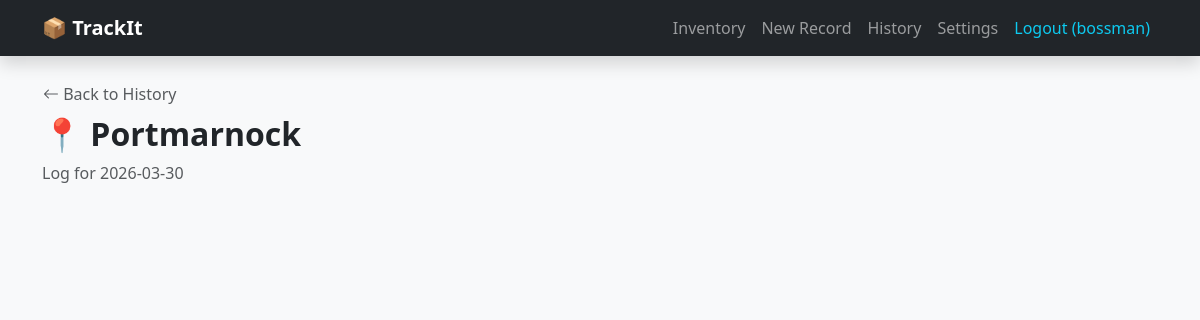
The app's page /history/2026-03-30/1 (signed in), older data.
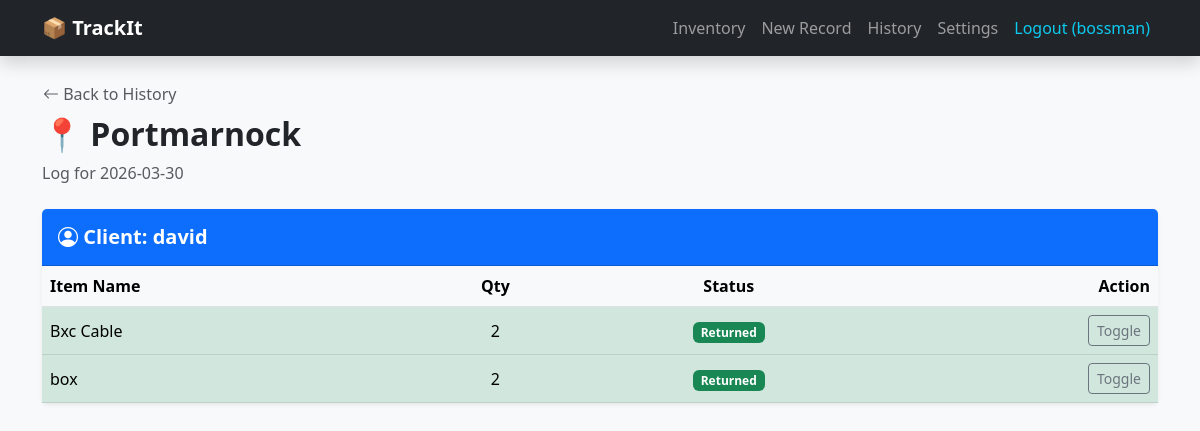
The same page, newer data.
### models.py (models this page shows)
class Place(db.Model):
    id = db.Column(db.Integer, primary_key=True)
    name = db.Column(db.String(100), nullable=False, unique=True)
    records = db.relationship('DayRecord', backref='place', lazy=True)

class Client(db.Model):
    id = db.Column(db.Integer, primary_key=True)
    name = db.Column(db.String(100), nullable=False)
    records = db.relationship('DayRecord', backref='client', lazy=True)

class DayRecord(db.Model):
    id = db.Column(db.Integer, primary_key=True)
    timestamp = db.Column(db.DateTime, default=datetime.utcnow)
    item_id = db.Column(db.Integer, db.ForeignKey('item.id'), nullable=False)
    place_id = db.Column(db.Integer, db.ForeignKey('place.id'), nullable=False)
    client_id = db.Column(db.Integer, db.ForeignKey('client.id'), nullable=False)
    user_id = db.Column(db.Integer, db.ForeignKey('user.id'))
    quantity_out = db.Column(db.Integer, nullable=False)
    is_returned = db.Column(db.Boolean, default=False)

class Item(db.Model):
    id = db.Column(db.Integer, primary_key=True)
    name = db.Column(db.String(100), nullable=False)
    quantity = db.Column(db.Integer, default=0)
    user_id = db.Column(db.Integer, db.ForeignKey('user.id'))
    records = db.relationship('DayRecord', backref='item', lazy=True)

### app.py (the view)
@app.route('/history/<ts>/<int:place_id>')
def session_details(ts, place_id):
    if 'user_id' not in session:
        return redirect(url_for('login'))
    place = Place.query.get_or_404(place_id)
    records = DayRecord.query.filter(
        func.date(DayRecord.timestamp) == ts,
        DayRecord.place_id == place_id
    ).all()
    grouped_data = {}
    for r in records:
        client_name = r.client.name
        if client_name not in grouped_data:
            grouped_data[client_name] = []
        grouped_data[client_name].append(r)
    return render_template('session_details.html',
                           grouped_data=grouped_data,
                           place=place,
                           ts=ts)

### templates/session_details.html
{% extends "base.html" %}
{% block content %}
<div class="mb-4">
    <a href="{{ url_for('history') }}" class="btn btn-link p-0 text-decoration-none text-muted"><i class="bi bi-arrow-left"></i> Back to History</a>
    <h2 class="fw-bold mt-2">📍 {{ place.name }}</h2>
    <p class="text-muted">Log for {{ ts }}</p>
</div>
{% for client_name, items in grouped_data.items() %}
<div class="card shadow-sm border-0 mb-4">
    <div class="card-header bg-primary text-white py-3">
        <h5 class="mb-0 fw-bold"><i class="bi bi-person-circle"></i> Client: {{ client_name }}</h5>
    </div>
    <div class="table-responsive">
        <table class="table align-middle mb-0">
            <thead class="table-light">
                <tr><th>Item Name</th><th class="text-center">Qty</th><th class="text-center">Status</th><th class="text-end">Action</th></tr>
            </thead>
            <tbody>
                {% for r in items %}
                <tr class="{{ 'table-success' if r.is_returned else '' }}">
                    <td>{{ r.item.name }}</td>
                    <td class="text-center">{{ r.quantity_out }}</td>
                    <td class="text-center">
                        <span class="badge {{ 'bg-success' if r.is_returned else 'bg-warning text-dark' }}">
                            {{ 'Returned' if r.is_returned else 'Out' }}
                        </span>
                    </td>
                    <td class="text-end">
                        <a href="{{ url_for('toggle_return', record_id=r.id) }}" class="btn btn-sm btn-outline-secondary">Toggle</a>
                    </td>
                </tr>
                {% endfor %}
            </tbody>
        </table>
    </div>
</div>
{% endfor %}
{% endblock %}

### templates/base.html (shortened to what this page needs)
<!DOCTYPE html>
<html lang="en">
<head>
    <link href="https://cdn.jsdelivr.net/npm/bootstrap@5.3.0/dist/css/bootstrap.min.css" rel="stylesheet">
    <link rel="stylesheet" href="https://cdn.jsdelivr.net/npm/bootstrap-icons@1.11.0/font/bootstrap-icons.css">
</head>
<body class="bg-light">
    <nav class="navbar navbar-expand-lg navbar-dark bg-dark mb-4 shadow">
        <div class="container">
            <a class="navbar-brand fw-bold" href="/">📦 TrackIt</a>
            <div class="navbar-nav ms-auto">
                {% if session.get('user_id') %}
                <a class="nav-link" href="{{ url_for('inventory') }}">Inventory</a>
                <a class="nav-link" href="{{ url_for('record') }}">New Record</a>
                <a class="nav-link" href="{{ url_for('history') }}">History</a>
                <a class="nav-link" href="{{ url_for('settings') }}">Settings</a>
                <a class="nav-link text-info" href="{{ url_for('logout') }}">Logout ({{ session['username'] }})</a>
                {% endif %}
            </div>
        </div>
    </nav>
    <div class="container">
        {% block content %}{% endblock %}
    </div>
</body>
</html>

Row changes from the older to the newer data that the page shows:
now on this page (row unchanged): Client: name "david"
added DayRecord: item.name "Bxc Cable", quantity_out "2", is_returned "Returned"
added DayRecord: item.name "box", quantity_out "2", is_returned "Returned"
